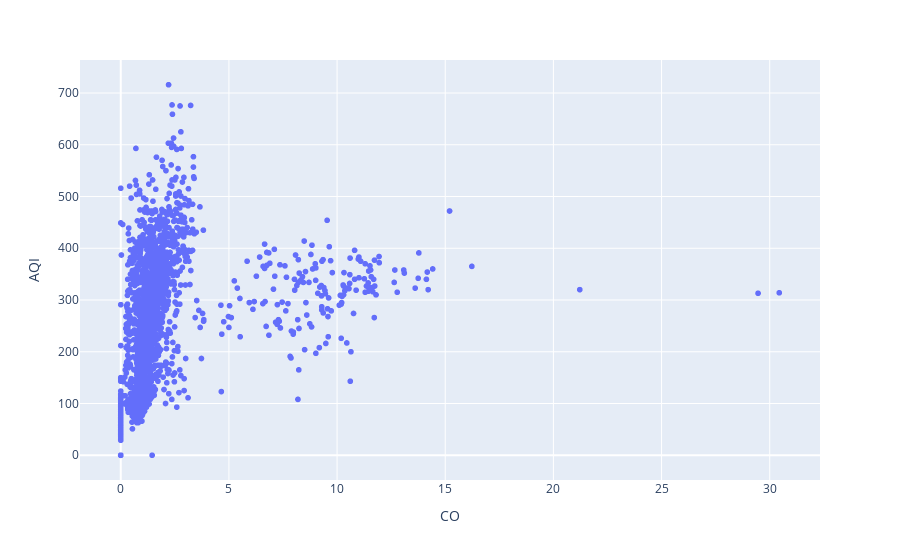

Notebook code for this chart:
### Code cell
fig=px.scatter(second,x='CO',y='AQI')
fig.show()

### Figure 1 — Plotly figure (JSON) as saved in the notebook; plotly's stock layout.template omitted (floating-point values rounded to 4 significant figures; data arrays with more than 128 entries replaced by an {"elided": "..."} marker saying what was removed)
{"data": [{"hovertemplate": "CO=%{x}<br>AQI=%{y}<extra></extra>", "legendgroup": "", "marker": {"color": "#636efa", "symbol": "circle"}, "mode": "markers", "name": "", "showlegend": false, "type": "scattergl", "x": {"elided": "1948 float values"}, "xaxis": "x", "y": {"elided": "1948 int values"}, "yaxis": "y"}], "layout": {"legend": {"tracegroupgap": 0}, "margin": {"t": 60}, "xaxis": {"anchor": "y", "domain": [0, 1], "title": {"text": "CO"}}, "yaxis": {"anchor": "x", "domain": [0, 1], "title": {"text": "AQI"}}}}
